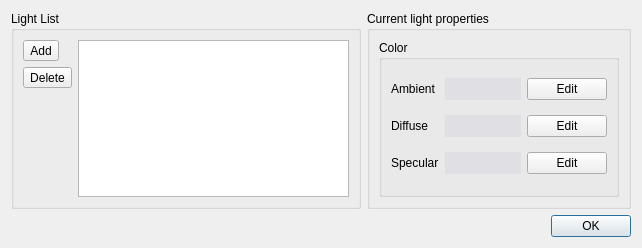
<?xml version="1.0" encoding="UTF-8"?>
<ui version="4.0">
 <class>EditLightDialog</class>
 <widget class="QDialog" name="EditLightDialog">
  <property name="windowModality">
   <enum>Qt::NonModal</enum>
  </property>
  <property name="geometry">
   <rect>
    <x>0</x>
    <y>0</y>
    <width>642</width>
    <height>248</height>
   </rect>
  </property>
  <property name="windowTitle">
   <string>Edit Light</string>
  </property>
  <property name="windowIcon">
   <iconset resource="glc_player.qrc">
    <normaloff>:/images/LightBulb.png</normaloff>:/images/LightBulb.png</iconset>
  </property>
  <property name="modal">
   <bool>false</bool>
  </property>
  <layout class="QGridLayout" name="gridLayout">
   <item row="0" column="1">
    <widget class="QGroupBox" name="groupBox_4">
     <property name="title">
      <string>Current light properties</string>
     </property>
     <layout class="QVBoxLayout" name="verticalLayout_2">
      <item>
       <widget class="QGroupBox" name="groupBox">
        <property name="sizePolicy">
         <sizepolicy hsizetype="Maximum" vsizetype="Expanding">
          <horstretch>0</horstretch>
          <verstretch>0</verstretch>
         </sizepolicy>
        </property>
        <property name="title">
         <string>Color</string>
        </property>
        <layout class="QVBoxLayout">
         <item>
          <layout class="QHBoxLayout">
           <item>
            <widget class="QLabel" name="labelAmbient">
             <property name="text">
              <string>Ambient</string>
             </property>
            </widget>
           </item>
           <item>
            <widget class="QLabel" name="colorLabelAmbient">
             <property name="minimumSize">
              <size>
               <width>76</width>
               <height>0</height>
              </size>
             </property>
             <property name="palette">
              <palette>
               <active>
                <colorrole role="WindowText">
                 <brush brushstyle="SolidPattern">
                  <color alpha="255">
                   <red>0</red>
                   <green>0</green>
                   <blue>0</blue>
                  </color>
                 </brush>
                </colorrole>
                <colorrole role="Button">
                 <brush brushstyle="SolidPattern">
                  <color alpha="255">
                   <red>224</red>
                   <green>223</green>
                   <blue>227</blue>
                  </color>
                 </brush>
                </colorrole>
                <colorrole role="Light">
                 <brush brushstyle="SolidPattern">
                  <color alpha="255">
                   <red>255</red>
                   <green>255</green>
                   <blue>255</blue>
                  </color>
                 </brush>
                </colorrole>
                <colorrole role="Midlight">
                 <brush brushstyle="SolidPattern">
                  <color alpha="255">
                   <red>239</red>
                   <green>239</green>
                   <blue>241</blue>
                  </color>
                 </brush>
                </colorrole>
                <colorrole role="Dark">
                 <brush brushstyle="SolidPattern">
                  <color alpha="255">
                   <red>112</red>
                   <green>111</green>
                   <blue>113</blue>
                  </color>
                 </brush>
                </colorrole>
                <colorrole role="Mid">
                 <brush brushstyle="SolidPattern">
                  <color alpha="255">
                   <red>149</red>
                   <green>149</green>
                   <blue>151</blue>
                  </color>
                 </brush>
                </colorrole>
                <colorrole role="Text">
                 <brush brushstyle="SolidPattern">
                  <color alpha="255">
                   <red>0</red>
                   <green>0</green>
                   <blue>0</blue>
                  </color>
                 </brush>
                </colorrole>
                <colorrole role="BrightText">
                 <brush brushstyle="SolidPattern">
                  <color alpha="255">
                   <red>255</red>
                   <green>255</green>
                   <blue>255</blue>
                  </color>
                 </brush>
                </colorrole>
                <colorrole role="ButtonText">
                 <brush brushstyle="SolidPattern">
                  <color alpha="255">
                   <red>0</red>
                   <green>0</green>
                   <blue>0</blue>
                  </color>
                 </brush>
                </colorrole>
                <colorrole role="Base">
                 <brush brushstyle="SolidPattern">
                  <color alpha="255">
                   <red>255</red>
                   <green>255</green>
                   <blue>255</blue>
                  </color>
                 </brush>
                </colorrole>
                <colorrole role="Window">
                 <brush brushstyle="SolidPattern">
                  <color alpha="255">
                   <red>224</red>
                   <green>223</green>
                   <blue>227</blue>
                  </color>
                 </brush>
                </colorrole>
                <colorrole role="Shadow">
                 <brush brushstyle="SolidPattern">
                  <color alpha="255">
                   <red>0</red>
                   <green>0</green>
                   <blue>0</blue>
                  </color>
                 </brush>
                </colorrole>
                <colorrole role="AlternateBase">
                 <brush brushstyle="SolidPattern">
                  <color alpha="255">
                   <red>239</red>
                   <green>239</green>
                   <blue>241</blue>
                  </color>
                 </brush>
                </colorrole>
               </active>
               <inactive>
                <colorrole role="WindowText">
                 <brush brushstyle="SolidPattern">
                  <color alpha="255">
                   <red>0</red>
                   <green>0</green>
                   <blue>0</blue>
                  </color>
                 </brush>
                </colorrole>
                <colorrole role="Button">
                 <brush brushstyle="SolidPattern">
                  <color alpha="255">
                   <red>224</red>
                   <green>223</green>
                   <blue>227</blue>
                  </color>
                 </brush>
                </colorrole>
                <colorrole role="Light">
                 <brush brushstyle="SolidPattern">
                  <color alpha="255">
                   <red>255</red>
                   <green>255</green>
                   <blue>255</blue>
                  </color>
                 </brush>
                </colorrole>
                <colorrole role="Midlight">
                 <brush brushstyle="SolidPattern">
                  <color alpha="255">
                   <red>239</red>
                   <green>239</green>
                   <blue>241</blue>
                  </color>
                 </brush>
                </colorrole>
                <colorrole role="Dark">
                 <brush brushstyle="SolidPattern">
                  <color alpha="255">
                   <red>112</red>
                   <green>111</green>
                   <blue>113</blue>
                  </color>
                 </brush>
                </colorrole>
                <colorrole role="Mid">
                 <brush brushstyle="SolidPattern">
                  <color alpha="255">
                   <red>149</red>
                   <green>149</green>
                   <blue>151</blue>
                  </color>
                 </brush>
                </colorrole>
                <colorrole role="Text">
                 <brush brushstyle="SolidPattern">
                  <color alpha="255">
                   <red>0</red>
                   <green>0</green>
                   <blue>0</blue>
                  </color>
                 </brush>
                </colorrole>
                <colorrole role="BrightText">
                 <brush brushstyle="SolidPattern">
                  <color alpha="255">
                   <red>255</red>
                   <green>255</green>
                   <blue>255</blue>
                  </color>
                 </brush>
                </colorrole>
                <colorrole role="ButtonText">
                 <brush brushstyle="SolidPattern">
                  <color alpha="255">
                   <red>0</red>
                   <green>0</green>
                   <blue>0</blue>
                  </color>
                 </brush>
                </colorrole>
                <colorrole role="Base">
                 <brush brushstyle="SolidPattern">
                  <color alpha="255">
                   <red>255</red>
                   <green>255</green>
                   <blue>255</blue>
                  </color>
                 </brush>
                </colorrole>
                <colorrole role="Window">
                 <brush brushstyle="SolidPattern">
                  <color alpha="255">
                   <red>224</red>
                   <green>223</green>
                   <blue>227</blue>
                  </color>
                 </brush>
                </colorrole>
                <colorrole role="Shadow">
                 <brush brushstyle="SolidPattern">
                  <color alpha="255">
                   <red>0</red>
                   <green>0</green>
                   <blue>0</blue>
                  </color>
                 </brush>
                </colorrole>
                <colorrole role="AlternateBase">
                 <brush brushstyle="SolidPattern">
                  <color alpha="255">
                   <red>239</red>
                   <green>239</green>
                   <blue>241</blue>
                  </color>
                 </brush>
                </colorrole>
               </inactive>
               <disabled>
                <colorrole role="WindowText">
                 <brush brushstyle="SolidPattern">
                  <color alpha="255">
                   <red>112</red>
                   <green>111</green>
                   <blue>113</blue>
                  </color>
                 </brush>
                </colorrole>
                <colorrole role="Button">
                 <brush brushstyle="SolidPattern">
                  <color alpha="255">
                   <red>224</red>
                   <green>223</green>
                   <blue>227</blue>
                  </color>
                 </brush>
                </colorrole>
                <colorrole role="Light">
                 <brush brushstyle="SolidPattern">
                  <color alpha="255">
                   <red>255</red>
                   <green>255</green>
                   <blue>255</blue>
                  </color>
                 </brush>
                </colorrole>
                <colorrole role="Midlight">
                 <brush brushstyle="SolidPattern">
                  <color alpha="255">
                   <red>239</red>
                   <green>239</green>
                   <blue>241</blue>
                  </color>
                 </brush>
                </colorrole>
                <colorrole role="Dark">
                 <brush brushstyle="SolidPattern">
                  <color alpha="255">
                   <red>112</red>
                   <green>111</green>
                   <blue>113</blue>
                  </color>
                 </brush>
                </colorrole>
                <colorrole role="Mid">
                 <brush brushstyle="SolidPattern">
                  <color alpha="255">
                   <red>149</red>
                   <green>149</green>
                   <blue>151</blue>
                  </color>
                 </brush>
                </colorrole>
                <colorrole role="Text">
                 <brush brushstyle="SolidPattern">
                  <color alpha="255">
                   <red>112</red>
                   <green>111</green>
                   <blue>113</blue>
                  </color>
                 </brush>
                </colorrole>
                <colorrole role="BrightText">
                 <brush brushstyle="SolidPattern">
                  <color alpha="255">
                   <red>255</red>
                   <green>255</green>
                   <blue>255</blue>
                  </color>
                 </brush>
                </colorrole>
                <colorrole role="ButtonText">
                 <brush brushstyle="SolidPattern">
                  <color alpha="255">
                   <red>112</red>
                   <green>111</green>
                   <blue>113</blue>
                  </color>
                 </brush>
                </colorrole>
                <colorrole role="Base">
                 <brush brushstyle="SolidPattern">
                  <color alpha="255">
                   <red>224</red>
                   <green>223</green>
                   <blue>227</blue>
                  </color>
                 </brush>
                </colorrole>
                <colorrole role="Window">
                 <brush brushstyle="SolidPattern">
                  <color alpha="255">
                   <red>224</red>
                   <green>223</green>
                   <blue>227</blue>
                  </color>
                 </brush>
                </colorrole>
                <colorrole role="Shadow">
                 <brush brushstyle="SolidPattern">
                  <color alpha="255">
                   <red>0</red>
                   <green>0</green>
                   <blue>0</blue>
                  </color>
                 </brush>
                </colorrole>
                <colorrole role="AlternateBase">
                 <brush brushstyle="SolidPattern">
                  <color alpha="255">
                   <red>224</red>
                   <green>223</green>
                   <blue>227</blue>
                  </color>
                 </brush>
                </colorrole>
               </disabled>
              </palette>
             </property>
             <property name="autoFillBackground">
              <bool>true</bool>
             </property>
             <property name="text">
              <string/>
             </property>
            </widget>
           </item>
           <item>
            <widget class="QPushButton" name="editAmbient">
             <property name="text">
              <string>Edit</string>
             </property>
            </widget>
           </item>
          </layout>
         </item>
         <item>
          <layout class="QHBoxLayout">
           <item>
            <widget class="QLabel" name="labelDiffuse">
             <property name="text">
              <string>Diffuse</string>
             </property>
            </widget>
           </item>
           <item>
            <widget class="QLabel" name="colorLabelDiffuse">
             <property name="minimumSize">
              <size>
               <width>76</width>
               <height>0</height>
              </size>
             </property>
             <property name="palette">
              <palette>
               <active>
                <colorrole role="WindowText">
                 <brush brushstyle="SolidPattern">
                  <color alpha="255">
                   <red>0</red>
                   <green>0</green>
                   <blue>0</blue>
                  </color>
                 </brush>
                </colorrole>
                <colorrole role="Button">
                 <brush brushstyle="SolidPattern">
                  <color alpha="255">
                   <red>224</red>
                   <green>223</green>
                   <blue>227</blue>
                  </color>
                 </brush>
                </colorrole>
                <colorrole role="Light">
                 <brush brushstyle="SolidPattern">
                  <color alpha="255">
                   <red>255</red>
                   <green>255</green>
                   <blue>255</blue>
                  </color>
                 </brush>
                </colorrole>
                <colorrole role="Midlight">
                 <brush brushstyle="SolidPattern">
                  <color alpha="255">
                   <red>239</red>
                   <green>239</green>
                   <blue>241</blue>
                  </color>
                 </brush>
                </colorrole>
                <colorrole role="Dark">
                 <brush brushstyle="SolidPattern">
                  <color alpha="255">
                   <red>112</red>
                   <green>111</green>
                   <blue>113</blue>
                  </color>
                 </brush>
                </colorrole>
                <colorrole role="Mid">
                 <brush brushstyle="SolidPattern">
                  <color alpha="255">
                   <red>149</red>
                   <green>149</green>
                   <blue>151</blue>
                  </color>
                 </brush>
                </colorrole>
                <colorrole role="Text">
                 <brush brushstyle="SolidPattern">
                  <color alpha="255">
                   <red>0</red>
                   <green>0</green>
                   <blue>0</blue>
                  </color>
                 </brush>
                </colorrole>
                <colorrole role="BrightText">
                 <brush brushstyle="SolidPattern">
                  <color alpha="255">
                   <red>255</red>
                   <green>255</green>
                   <blue>255</blue>
                  </color>
                 </brush>
                </colorrole>
                <colorrole role="ButtonText">
                 <brush brushstyle="SolidPattern">
                  <color alpha="255">
                   <red>0</red>
                   <green>0</green>
                   <blue>0</blue>
                  </color>
                 </brush>
                </colorrole>
                <colorrole role="Base">
                 <brush brushstyle="SolidPattern">
                  <color alpha="255">
                   <red>255</red>
                   <green>255</green>
                   <blue>255</blue>
                  </color>
                 </brush>
                </colorrole>
                <colorrole role="Window">
                 <brush brushstyle="SolidPattern">
                  <color alpha="255">
                   <red>224</red>
                   <green>223</green>
                   <blue>227</blue>
                  </color>
                 </brush>
                </colorrole>
                <colorrole role="Shadow">
                 <brush brushstyle="SolidPattern">
                  <color alpha="255">
                   <red>0</red>
                   <green>0</green>
                   <blue>0</blue>
                  </color>
                 </brush>
                </colorrole>
                <colorrole role="AlternateBase">
                 <brush brushstyle="SolidPattern">
                  <color alpha="255">
                   <red>239</red>
                   <green>239</green>
                   <blue>241</blue>
                  </color>
                 </brush>
                </colorrole>
               </active>
               <inactive>
                <colorrole role="WindowText">
                 <brush brushstyle="SolidPattern">
                  <color alpha="255">
                   <red>0</red>
                   <green>0</green>
                   <blue>0</blue>
                  </color>
                 </brush>
                </colorrole>
                <colorrole role="Button">
                 <brush brushstyle="SolidPattern">
                  <color alpha="255">
                   <red>224</red>
                   <green>223</green>
                   <blue>227</blue>
                  </color>
                 </brush>
                </colorrole>
                <colorrole role="Light">
                 <brush brushstyle="SolidPattern">
                  <color alpha="255">
                   <red>255</red>
                   <green>255</green>
                   <blue>255</blue>
                  </color>
                 </brush>
                </colorrole>
                <colorrole role="Midlight">
                 <brush brushstyle="SolidPattern">
                  <color alpha="255">
                   <red>239</red>
                   <green>239</green>
                   <blue>241</blue>
                  </color>
                 </brush>
                </colorrole>
                <colorrole role="Dark">
                 <brush brushstyle="SolidPattern">
                  <color alpha="255">
                   <red>112</red>
                   <green>111</green>
                   <blue>113</blue>
                  </color>
                 </brush>
                </colorrole>
                <colorrole role="Mid">
                 <brush brushstyle="SolidPattern">
                  <color alpha="255">
                   <red>149</red>
                   <green>149</green>
                   <blue>151</blue>
                  </color>
                 </brush>
                </colorrole>
                <colorrole role="Text">
                 <brush brushstyle="SolidPattern">
                  <color alpha="255">
                   <red>0</red>
                   <green>0</green>
                   <blue>0</blue>
                  </color>
                 </brush>
                </colorrole>
                <colorrole role="BrightText">
                 <brush brushstyle="SolidPattern">
                  <color alpha="255">
                   <red>255</red>
                   <green>255</green>
                   <blue>255</blue>
                  </color>
                 </brush>
                </colorrole>
                <colorrole role="ButtonText">
                 <brush brushstyle="SolidPattern">
                  <color alpha="255">
                   <red>0</red>
                   <green>0</green>
                   <blue>0</blue>
                  </color>
                 </brush>
                </colorrole>
                <colorrole role="Base">
                 <brush brushstyle="SolidPattern">
                  <color alpha="255">
                   <red>255</red>
                   <green>255</green>
                   <blue>255</blue>
                  </color>
                 </brush>
                </colorrole>
                <colorrole role="Window">
                 <brush brushstyle="SolidPattern">
                  <color alpha="255">
                   <red>224</red>
                   <green>223</green>
                   <blue>227</blue>
                  </color>
                 </brush>
                </colorrole>
                <colorrole role="Shadow">
                 <brush brushstyle="SolidPattern">
                  <color alpha="255">
                   <red>0</red>
                   <green>0</green>
                   <blue>0</blue>
                  </color>
                 </brush>
                </colorrole>
                <colorrole role="AlternateBase">
                 <brush brushstyle="SolidPattern">
                  <color alpha="255">
                   <red>239</red>
                   <green>239</green>
                   <blue>241</blue>
                  </color>
                 </brush>
                </colorrole>
               </inactive>
               <disabled>
                <colorrole role="WindowText">
                 <brush brushstyle="SolidPattern">
                  <color alpha="255">
                   <red>112</red>
                   <green>111</green>
                   <blue>113</blue>
                  </color>
                 </brush>
                </colorrole>
                <colorrole role="Button">
                 <brush brushstyle="SolidPattern">
                  <color alpha="255">
                   <red>224</red>
                   <green>223</green>
                   <blue>227</blue>
                  </color>
                 </brush>
                </colorrole>
                <colorrole role="Light">
                 <brush brushstyle="SolidPattern">
                  <color alpha="255">
                   <red>255</red>
                   <green>255</green>
                   <blue>255</blue>
                  </color>
                 </brush>
                </colorrole>
                <colorrole role="Midlight">
                 <brush brushstyle="SolidPattern">
                  <color alpha="255">
                   <red>239</red>
                   <green>239</green>
                   <blue>241</blue>
                  </color>
                 </brush>
                </colorrole>
                <colorrole role="Dark">
                 <brush brushstyle="SolidPattern">
                  <color alpha="255">
                   <red>112</red>
                   <green>111</green>
                   <blue>113</blue>
                  </color>
                 </brush>
                </colorrole>
                <colorrole role="Mid">
                 <brush brushstyle="SolidPattern">
                  <color alpha="255">
                   <red>149</red>
                   <green>149</green>
                   <blue>151</blue>
                  </color>
                 </brush>
                </colorrole>
                <colorrole role="Text">
                 <brush brushstyle="SolidPattern">
                  <color alpha="255">
                   <red>112</red>
                   <green>111</green>
                   <blue>113</blue>
                  </color>
                 </brush>
                </colorrole>
                <colorrole role="BrightText">
                 <brush brushstyle="SolidPattern">
                  <color alpha="255">
                   <red>255</red>
                   <green>255</green>
                   <blue>255</blue>
                  </color>
                 </brush>
                </colorrole>
                <colorrole role="ButtonText">
                 <brush brushstyle="SolidPattern">
                  <color alpha="255">
                   <red>112</red>
                   <green>111</green>
                   <blue>113</blue>
                  </color>
                 </brush>
                </colorrole>
                <colorrole role="Base">
                 <brush brushstyle="SolidPattern">
                  <color alpha="255">
                   <red>224</red>
                   <green>223</green>
                   <blue>227</blue>
                  </color>
                 </brush>
                </colorrole>
                <colorrole role="Window">
                 <brush brushstyle="SolidPattern">
                  <color alpha="255">
                   <red>224</red>
                   <green>223</green>
                   <blue>227</blue>
                  </color>
                 </brush>
                </colorrole>
                <colorrole role="Shadow">
                 <brush brushstyle="SolidPattern">
                  <color alpha="255">
                   <red>0</red>
                   <green>0</green>
                   <blue>0</blue>
                  </color>
                 </brush>
                </colorrole>
                <colorrole role="AlternateBase">
                 <brush brushstyle="SolidPattern">
                  <color alpha="255">
                   <red>224</red>
                   <green>223</green>
                   <blue>227</blue>
                  </color>
                 </brush>
                </colorrole>
               </disabled>
              </palette>
             </property>
             <property name="autoFillBackground">
              <bool>true</bool>
             </property>
             <property name="text">
              <string/>
             </property>
            </widget>
           </item>
           <item>
            <widget class="QPushButton" name="editDiffuse">
             <property name="text">
              <string>Edit</string>
             </property>
            </widget>
           </item>
          </layout>
         </item>
         <item>
          <layout class="QHBoxLayout">
           <item>
            <widget class="QLabel" name="labelSpecular">
             <property name="text">
              <string>Specular</string>
             </property>
            </widget>
           </item>
           <item>
            <widget class="QLabel" name="colorLabelSpecular">
             <property name="minimumSize">
              <size>
               <width>76</width>
               <height>0</height>
              </size>
             </property>
             <property name="palette">
              <palette>
               <active>
                <colorrole role="WindowText">
                 <brush brushstyle="SolidPattern">
                  <color alpha="255">
                   <red>0</red>
                   <green>0</green>
                   <blue>0</blue>
                  </color>
                 </brush>
                </colorrole>
                <colorrole role="Button">
                 <brush brushstyle="SolidPattern">
                  <color alpha="255">
                   <red>224</red>
                   <green>223</green>
                   <blue>227</blue>
                  </color>
                 </brush>
                </colorrole>
                <colorrole role="Light">
                 <brush brushstyle="SolidPattern">
                  <color alpha="255">
                   <red>255</red>
                   <green>255</green>
                   <blue>255</blue>
                  </color>
                 </brush>
                </colorrole>
                <colorrole role="Midlight">
                 <brush brushstyle="SolidPattern">
                  <color alpha="255">
                   <red>239</red>
                   <green>239</green>
                   <blue>241</blue>
                  </color>
                 </brush>
                </colorrole>
                <colorrole role="Dark">
                 <brush brushstyle="SolidPattern">
                  <color alpha="255">
                   <red>112</red>
                   <green>111</green>
                   <blue>113</blue>
                  </color>
                 </brush>
                </colorrole>
                <colorrole role="Mid">
                 <brush brushstyle="SolidPattern">
                  <color alpha="255">
                   <red>149</red>
                   <green>149</green>
                   <blue>151</blue>
                  </color>
                 </brush>
                </colorrole>
                <colorrole role="Text">
                 <brush brushstyle="SolidPattern">
                  <color alpha="255">
                   <red>0</red>
                   <green>0</green>
                   <blue>0</blue>
                  </color>
                 </brush>
                </colorrole>
                <colorrole role="BrightText">
                 <brush brushstyle="SolidPattern">
                  <color alpha="255">
                   <red>255</red>
                   <green>255</green>
                   <blue>255</blue>
                  </color>
                 </brush>
                </colorrole>
                <colorrole role="ButtonText">
                 <brush brushstyle="SolidPattern">
                  <color alpha="255">
                   <red>0</red>
                   <green>0</green>
                   <blue>0</blue>
                  </color>
                 </brush>
                </colorrole>
                <colorrole role="Base">
                 <brush brushstyle="SolidPattern">
                  <color alpha="255">
                   <red>255</red>
                   <green>255</green>
                   <blue>255</blue>
                  </color>
                 </brush>
                </colorrole>
                <colorrole role="Window">
                 <brush brushstyle="SolidPattern">
                  <color alpha="255">
                   <red>224</red>
                   <green>223</green>
                   <blue>227</blue>
                  </color>
                 </brush>
                </colorrole>
                <colorrole role="Shadow">
                 <brush brushstyle="SolidPattern">
                  <color alpha="255">
                   <red>0</red>
                   <green>0</green>
                   <blue>0</blue>
                  </color>
                 </brush>
                </colorrole>
                <colorrole role="AlternateBase">
                 <brush brushstyle="SolidPattern">
                  <color alpha="255">
                   <red>239</red>
                   <green>239</green>
                   <blue>241</blue>
                  </color>
                 </brush>
                </colorrole>
               </active>
               <inactive>
                <colorrole role="WindowText">
                 <brush brushstyle="SolidPattern">
                  <color alpha="255">
                   <red>0</red>
                   <green>0</green>
                   <blue>0</blue>
                  </color>
                 </brush>
                </colorrole>
                <colorrole role="Button">
                 <brush brushstyle="SolidPattern">
                  <color alpha="255">
                   <red>224</red>
                   <green>223</green>
                   <blue>227</blue>
                  </color>
                 </brush>
                </colorrole>
                <colorrole role="Light">
                 <brush brushstyle="SolidPattern">
                  <color alpha="255">
                   <red>255</red>
                   <green>255</green>
                   <blue>255</blue>
                  </color>
                 </brush>
                </colorrole>
                <colorrole role="Midlight">
                 <brush brushstyle="SolidPattern">
                  <color alpha="255">
                   <red>239</red>
                   <green>239</green>
                   <blue>241</blue>
                  </color>
                 </brush>
                </colorrole>
                <colorrole role="Dark">
                 <brush brushstyle="SolidPattern">
                  <color alpha="255">
                   <red>112</red>
                   <green>111</green>
                   <blue>113</blue>
                  </color>
                 </brush>
                </colorrole>
                <colorrole role="Mid">
                 <brush brushstyle="SolidPattern">
                  <color alpha="255">
                   <red>149</red>
                   <green>149</green>
                   <blue>151</blue>
                  </color>
                 </brush>
                </colorrole>
                <colorrole role="Text">
                 <brush brushstyle="SolidPattern">
                  <color alpha="255">
                   <red>0</red>
                   <green>0</green>
                   <blue>0</blue>
                  </color>
                 </brush>
                </colorrole>
                <colorrole role="BrightText">
                 <brush brushstyle="SolidPattern">
                  <color alpha="255">
                   <red>255</red>
                   <green>255</green>
                   <blue>255</blue>
                  </color>
                 </brush>
                </colorrole>
                <colorrole role="ButtonText">
                 <brush brushstyle="SolidPattern">
                  <color alpha="255">
                   <red>0</red>
                   <green>0</green>
                   <blue>0</blue>
                  </color>
                 </brush>
                </colorrole>
                <colorrole role="Base">
                 <brush brushstyle="SolidPattern">
                  <color alpha="255">
                   <red>255</red>
                   <green>255</green>
                   <blue>255</blue>
                  </color>
                 </brush>
                </colorrole>
                <colorrole role="Window">
                 <brush brushstyle="SolidPattern">
                  <color alpha="255">
                   <red>224</red>
                   <green>223</green>
                   <blue>227</blue>
                  </color>
                 </brush>
                </colorrole>
                <colorrole role="Shadow">
                 <brush brushstyle="SolidPattern">
                  <color alpha="255">
                   <red>0</red>
                   <green>0</green>
                   <blue>0</blue>
                  </color>
                 </brush>
                </colorrole>
                <colorrole role="AlternateBase">
                 <brush brushstyle="SolidPattern">
                  <color alpha="255">
                   <red>239</red>
                   <green>239</green>
                   <blue>241</blue>
                  </color>
                 </brush>
                </colorrole>
               </inactive>
               <disabled>
                <colorrole role="WindowText">
                 <brush brushstyle="SolidPattern">
                  <color alpha="255">
                   <red>112</red>
                   <green>111</green>
                   <blue>113</blue>
                  </color>
                 </brush>
                </colorrole>
                <colorrole role="Button">
                 <brush brushstyle="SolidPattern">
                  <color alpha="255">
                   <red>224</red>
                   <green>223</green>
                   <blue>227</blue>
                  </color>
                 </brush>
                </colorrole>
                <colorrole role="Light">
                 <brush brushstyle="SolidPattern">
                  <color alpha="255">
                   <red>255</red>
                   <green>255</green>
                   <blue>255</blue>
                  </color>
                 </brush>
                </colorrole>
                <colorrole role="Midlight">
                 <brush brushstyle="SolidPattern">
                  <color alpha="255">
                   <red>239</red>
                   <green>239</green>
                   <blue>241</blue>
                  </color>
                 </brush>
                </colorrole>
                <colorrole role="Dark">
                 <brush brushstyle="SolidPattern">
                  <color alpha="255">
                   <red>112</red>
                   <green>111</green>
                   <blue>113</blue>
                  </color>
                 </brush>
                </colorrole>
                <colorrole role="Mid">
                 <brush brushstyle="SolidPattern">
                  <color alpha="255">
                   <red>149</red>
                   <green>149</green>
                   <blue>151</blue>
                  </color>
                 </brush>
                </colorrole>
                <colorrole role="Text">
                 <brush brushstyle="SolidPattern">
                  <color alpha="255">
                   <red>112</red>
                   <green>111</green>
                   <blue>113</blue>
                  </color>
                 </brush>
                </colorrole>
                <colorrole role="BrightText">
                 <brush brushstyle="SolidPattern">
                  <color alpha="255">
                   <red>255</red>
                   <green>255</green>
                   <blue>255</blue>
                  </color>
                 </brush>
                </colorrole>
                <colorrole role="ButtonText">
                 <brush brushstyle="SolidPattern">
                  <color alpha="255">
                   <red>112</red>
                   <green>111</green>
                   <blue>113</blue>
                  </color>
                 </brush>
                </colorrole>
                <colorrole role="Base">
                 <brush brushstyle="SolidPattern">
                  <color alpha="255">
                   <red>224</red>
                   <green>223</green>
                   <blue>227</blue>
                  </color>
                 </brush>
                </colorrole>
                <colorrole role="Window">
                 <brush brushstyle="SolidPattern">
                  <color alpha="255">
                   <red>224</red>
                   <green>223</green>
                   <blue>227</blue>
                  </color>
                 </brush>
                </colorrole>
                <colorrole role="Shadow">
                 <brush brushstyle="SolidPattern">
                  <color alpha="255">
                   <red>0</red>
                   <green>0</green>
                   <blue>0</blue>
                  </color>
                 </brush>
                </colorrole>
                <colorrole role="AlternateBase">
                 <brush brushstyle="SolidPattern">
                  <color alpha="255">
                   <red>224</red>
                   <green>223</green>
                   <blue>227</blue>
                  </color>
                 </brush>
                </colorrole>
               </disabled>
              </palette>
             </property>
             <property name="autoFillBackground">
              <bool>true</bool>
             </property>
             <property name="text">
              <string/>
             </property>
            </widget>
           </item>
           <item>
            <widget class="QPushButton" name="editSpecular">
             <property name="text">
              <string>Edit</string>
             </property>
            </widget>
           </item>
          </layout>
         </item>
        </layout>
       </widget>
      </item>
     </layout>
    </widget>
   </item>
   <item row="1" column="0" colspan="2">
    <widget class="QDialogButtonBox" name="buttonBox">
     <property name="orientation">
      <enum>Qt::Horizontal</enum>
     </property>
     <property name="standardButtons">
      <set>QDialogButtonBox::Ok</set>
     </property>
    </widget>
   </item>
   <item row="0" column="0">
    <widget class="QGroupBox" name="groupBox_2">
     <property name="title">
      <string>Light List</string>
     </property>
     <layout class="QHBoxLayout" name="horizontalLayout">
      <item>
       <layout class="QVBoxLayout" name="verticalLayout">
        <item>
         <widget class="QToolButton" name="AddLightButton">
          <property name="toolTip">
           <string>Add a new user light</string>
          </property>
          <property name="layoutDirection">
           <enum>Qt::LeftToRight</enum>
          </property>
          <property name="text">
           <string>Add</string>
          </property>
         </widget>
        </item>
        <item>
         <widget class="QToolButton" name="deleteLightButton">
          <property name="toolTip">
           <string>Delete current user light</string>
          </property>
          <property name="text">
           <string>Delete</string>
          </property>
         </widget>
        </item>
        <item>
         <spacer name="verticalSpacer">
          <property name="orientation">
           <enum>Qt::Vertical</enum>
          </property>
          <property name="sizeHint" stdset="0">
           <size>
            <width>20</width>
            <height>40</height>
           </size>
          </property>
         </spacer>
        </item>
       </layout>
      </item>
      <item>
       <widget class="QListWidget" name="listOfLightWidget"/>
      </item>
     </layout>
    </widget>
   </item>
  </layout>
 </widget>
 <resources>
  <include location="glc_player.qrc"/>
 </resources>
 <connections>
  <connection>
   <sender>buttonBox</sender>
   <signal>accepted()</signal>
   <receiver>EditLightDialog</receiver>
   <slot>accept()</slot>
   <hints>
    <hint type="sourcelabel">
     <x>337</x>
     <y>194</y>
    </hint>
    <hint type="destinationlabel">
     <x>157</x>
     <y>274</y>
    </hint>
   </hints>
  </connection>
  <connection>
   <sender>buttonBox</sender>
   <signal>rejected()</signal>
   <receiver>EditLightDialog</receiver>
   <slot>reject()</slot>
   <hints>
    <hint type="sourcelabel">
     <x>337</x>
     <y>194</y>
    </hint>
    <hint type="destinationlabel">
     <x>286</x>
     <y>274</y>
    </hint>
   </hints>
  </connection>
 </connections>
</ui>
